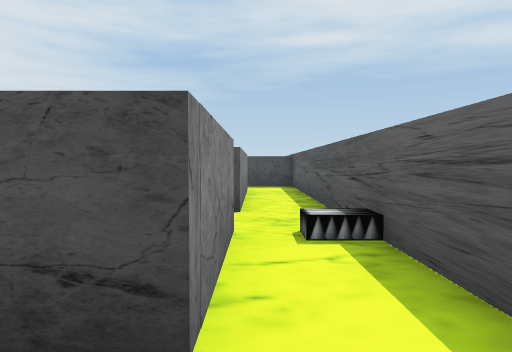
View 1 (above)

12 first-person views from a walk through a Unity game level. The camera is 1.5 m above the floor, tilts 2° down and sees 75° across. The floor is counted in squares, 2 m on a side. Each view is taken from the middle of a square. On the plan, view 1 faces up. The plan holds only what a view shows up to about 11 squares ahead; the rest is blank. The player is left out.

View 2
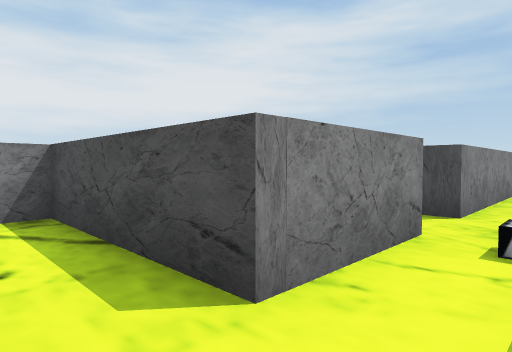

View 3
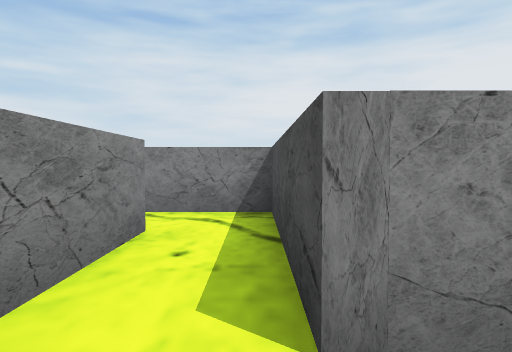

View 4
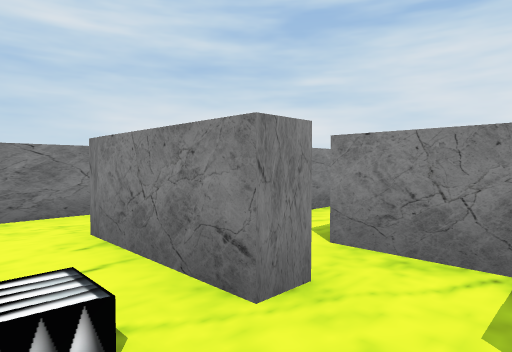

View 5
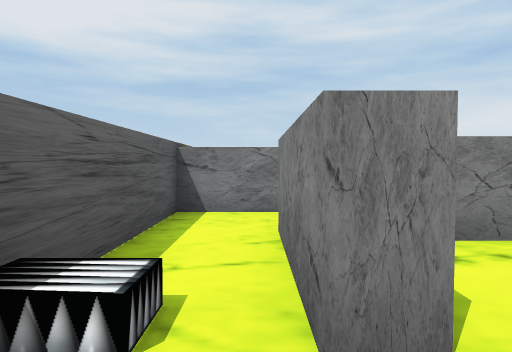

View 6
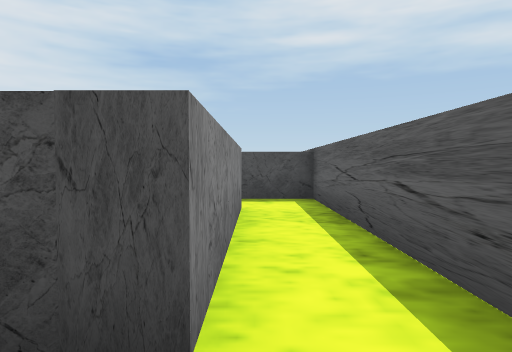

View 7
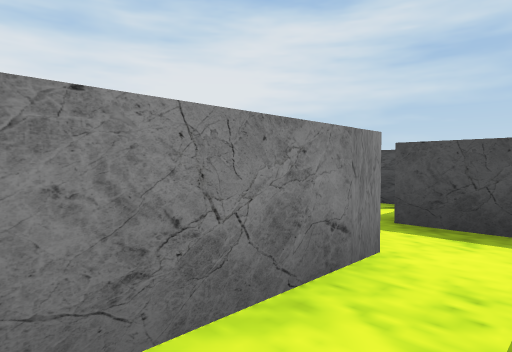

View 8
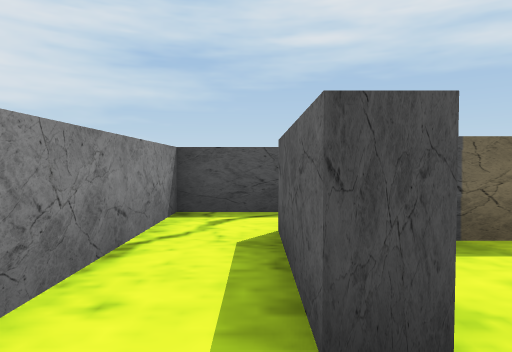

View 9
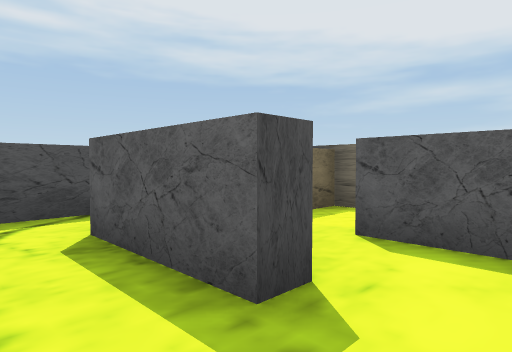

View 10
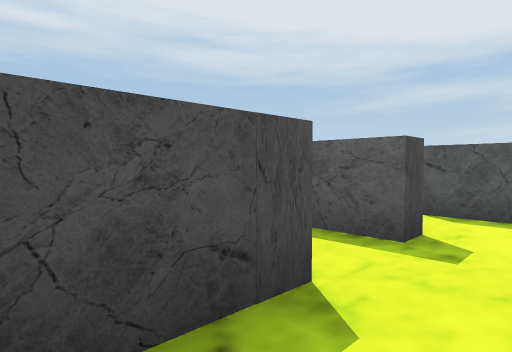

View 11
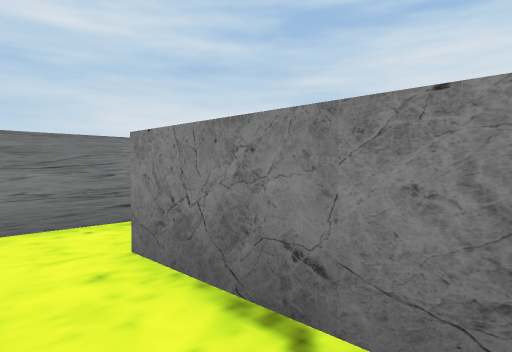

View 12
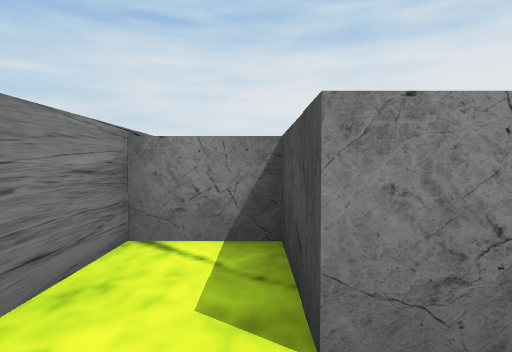

### Floor plan
Points are (right, up) in squares from view 1. A wall is a line through its corners. A room is listed if a view was taken in it or the views show most of it. See-through windows are left out.
Room 1 (views 1, 2, 3, 4, 5, 6, 7, 11)
walls: (-0.9, 3.8) (-0.3, 3.8) (-0.3, 1.2) (-4.2, 1.2) (-4.2, -0.6); (-1.8, 4.8) (-1.8, 3.2); (-2.7, -0.2) (1.3, -0.2) (1.3, 11.3) (-0.8, 11.3); (-0.3, 9.9) (-0.3, 5.2) (-1, 5.2)
ways out: opening at (-4, -1.5) to room 2; opening at (-1, 10)
objects: other object (1, 3)
Room 2 (views 8, 9, 10, 12)
walls: (-2.1, -2.8) (-2.7, -2.8) (-2.7, -0.2); (-0.7, -3.6) (-0.7, -2.2); (-4.2, -0.6) (-4.2, -2.8) (-6.2, -2.8) (-6.2, -4.2) (-3.5, -4.2)
ways out: opening at (-4, -1.5) to room 1; opening at (-1, -2)

Positions as (right, up) in squares from view 1, and headings:
1: (0, 0), facing up
2: (1, 0), facing up-left
3: (1, 1), facing left
4: (1, 5), facing down-left
5: (0, 5), facing down
6: (0, 4), facing up
7: (1, 7), facing up-left
8: (-3, -4), facing up
9: (-4, -4), facing up-right
10: (-6, -4), facing up-right
11: (-3, 0), facing down-left
12: (-3, -3), facing left
